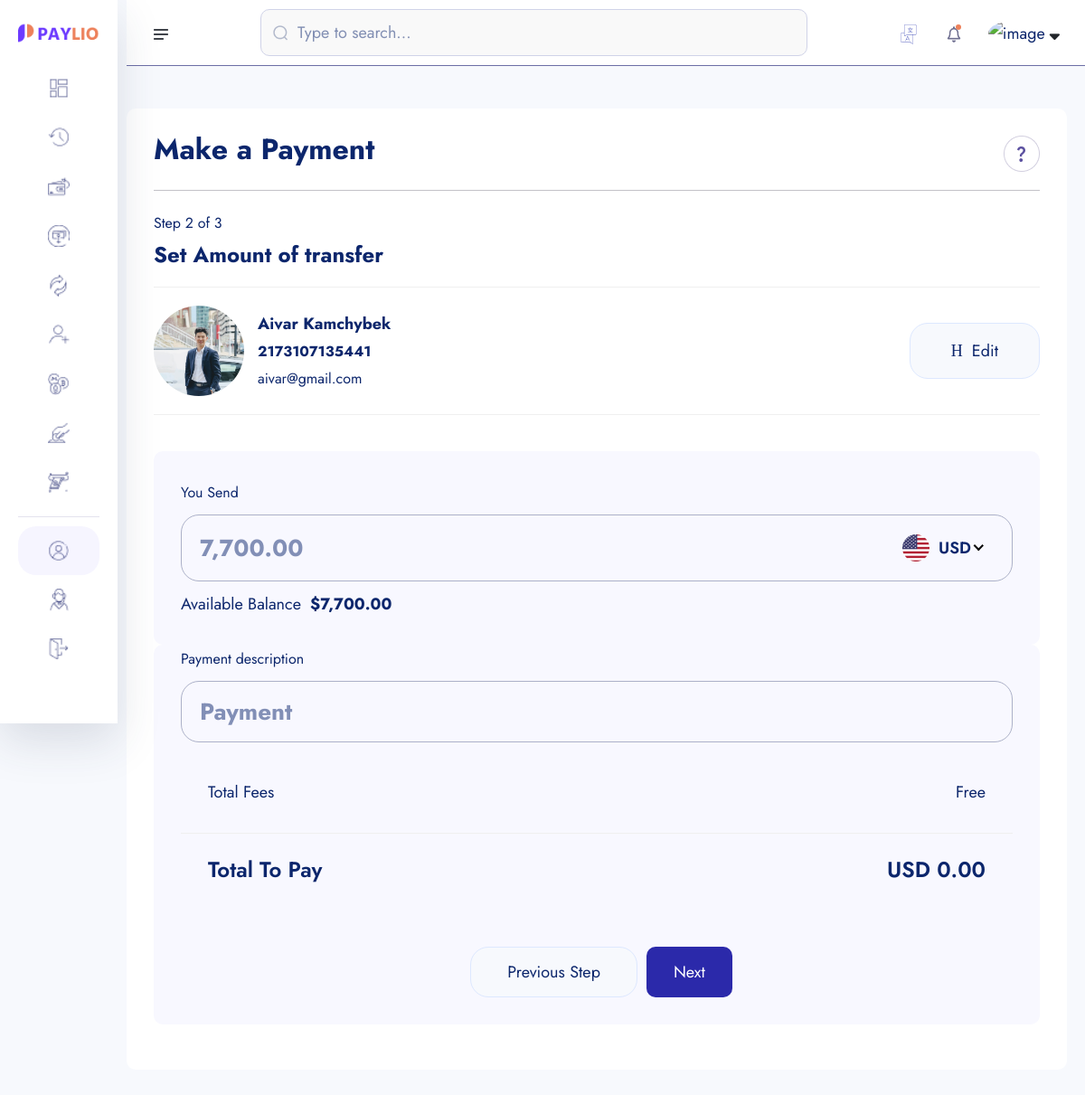
/amount-transfer/2173107135441/ (signed in), run on the app's committed database.
### account/models.py (models this page shows, shortened)
class Account(models.Model):
    id = models.UUIDField(primary_key=True, unique=True, default=uuid.uuid4, editable=False)
    user =  models.OneToOneField(User, on_delete=models.CASCADE)
    account_balance = models.DecimalField(max_digits=12, decimal_places=2, default=0.00) #123 345 789 102
    account_number = ShortUUIDField(unique=True,length=10, max_length=25, prefix="217", alphabet="1234567890") #2175893745837
    account_id = ShortUUIDField(unique=True,length=7, max_length=25, prefix="DEX", alphabet="1234567890") #2175893745837
    pin_number = ShortUUIDField(unique=True,length=4, max_length=7, alphabet="1234567890") #2737
    red_code = ShortUUIDField(unique=True,length=10, max_length=20, alphabet="abcdefgh1234567890") #2737
    account_status = models.CharField(max_length=100, choices=ACCOUNT_STATUS, default="in-active")
    date = models.DateTimeField(auto_now_add=True)
    kyc_submitted = models.BooleanField(default=False)
    kyc_confirmed = models.BooleanField(default=False)
    recommended_by = models.ForeignKey(User, on_delete=models.DO_NOTHING, blank=True, null=True, related_name="recommended_by")
    class Meta:
        ordering = ['-date']

class KYC(models.Model):
    id = models.UUIDField(primary_key=True, unique=True, default=uuid.uuid4, editable=False)
    user =  models.OneToOneField(User, on_delete=models.CASCADE)
    account =  models.OneToOneField(Account, on_delete=models.CASCADE, null=True, blank=True)
    full_name = models.CharField(max_length=1000)
    image = models.ImageField(upload_to="kyc", default="default.jpg")
    marrital_status = models.CharField(choices=MARITAL_STATUS, max_length=40)
    gender = models.CharField(choices=GENDER, max_length=40)
    identity_type = models.CharField(choices=IDENTITY_TYPE, max_length=140)
    identity_image = models.ImageField(upload_to="kyc", null=True, blank=True)
    date_of_birth = models.DateTimeField(auto_now_add=False)
    signature = models.ImageField(upload_to="kyc")
    nationality = models.CharField(max_length=100, null=True, blank=True)
    country = models.CharField(max_length=100)
    state = models.CharField(max_length=100)
    city = models.CharField(max_length=100)
    mobile = models.CharField(max_length=1000)
    fax = models.CharField(max_length=1000)
    date = models.DateTimeField(auto_now_add=True)

### userauths/models.py (models this page shows, shortened)
class User(AbstractUser):
    username = models.CharField(max_length=100)
    email = models.EmailField(unique=True)
    is_staff = models.BooleanField(default=False)
    is_superuser = models.BooleanField(default=False)
    USERNAME_FIELD = 'email'
    REQUIRED_FIELDS = ['username']

### core/transfer.py (the view)
# urls.py: path("amount-transfer/<account_number>/", transfer.AmountTransfer, name="amount-transfer"),
def AmountTransfer(request, account_number):
    try:
        account = Account.objects.get(account_number=account_number)
    except:
        messages.warning(request, "Account does not exist")
        return redirect("core:search-account")
    context = {
        "account": account,
       }
    return render(request, "transfer/amount-transfer.html", context)

### templates/transfer/amount-transfer.html (shortened to what this page needs)
{% extends "partials/dashboard-base.html" %}
{% load static %}
{% block content %}
{% load humanize %}
    <section class="dashboard-section body-collapse pay step step-2">
        <div class="overlay pt-120">
            <div class="container-fruid">
                <div class="main-content">
                    <div class="head-area d-flex align-items-center justify-content-between">
                        <h4>Make a Payment</h4>
                        <div class="icon-area">
                            <img src="{% static 'assets1/images/icon/support-icon.png' %}" alt="icon">
                        </div>
                    </div>
                    <div class="choose-recipient">
                        <div class="step-area">
                            <span class="mdr">Step 2 of 3</span>
                            <h5>Set Amount of transfer</h5>
                        </div>
                        <div class="user-select">
                            <div class="single-user">
                                <div class="left d-flex align-items-center">
                                    <div class="img-area">
                                        <img src="{{ account.user.kyc.image.url }}" style="width: 100px; height: 100px; border-radius: 50%; object-fit: cover;"  alt="image">
                                    </div>
                                    <div class="text-area">
                                        <p>{{ account.user.kyc.full_name|title }}</p>
                                        <span class="mdr"><b>{{ account.account_number }}</b></span> <br>
                                        <span class="mdr">{{ account.user.email }}</span>
                                    </div>
                                </div>
                                <div class="right">
                                    <a href="{% url 'core:search-account' %}">
                                        <i class="icon-h-edit"></i>
                                        Edit
                                    </a>
                                </div>
                            </div>
                        </div>
                    </div>
                    <form action="{% url 'core:amount-transfer-process' account.account_number %}" method="POST">
                        <div class="send-banance">
                            <span class="mdr">You Send</span>
                            <div class="input-area">
                                <input class="xxlr" onkeyup = "CalculateBalance()" placeholder="{{request.user.account.account_balance | intcomma  }}" type="number" name = "amount-send" id = "amount-send">
                            </div>
                            <p>Available Balance<b>${{request.user.account.account_balance|intcomma}}</b></p>
                        </div>
                        <div class="send-banance pt-0 my-0">
                            <span class="mdr">Payment description</span>
                            <div class="input-area">
                                <input class="xxlr" onkeyup = "CalculateBalance()" placeholder="Payment" type="text" name = "description" >
                            </div>
                        <ul class="total-fees">
                            <li>Total Fees</li>
                            <li>Free</li>
                        </ul>
                        <ul class="total-fees pay">
                            <li>
                                <h5>Total To Pay</h5>
                            </li>
                            <li>
                                <h5 id="total-to-pay">USD 0.00</h5>
                            </li>
                        </ul>
                        <div class="footer-area mt-40">
                            <a href="pay-step-1.html">Previous Step</a>
                            <button type="submit" style="padding: 10px 30px; border-radius: 10px; background: rgb(43, 41, 170); color: #ffff;" class="active">Next</button>
                        </div>
                    </form>
                </div>
            </div>
        </div>
    </section>
    {% endblock content %}

### data on the page
Account: user.kyc.image (picture), user.kyc.full_name "Aivar Kamchybek", account_number "2173107135441", user.email "aivar@gmail.com"
User: amount-send "7,700.00", user.account.account_balance "7,700.00"
